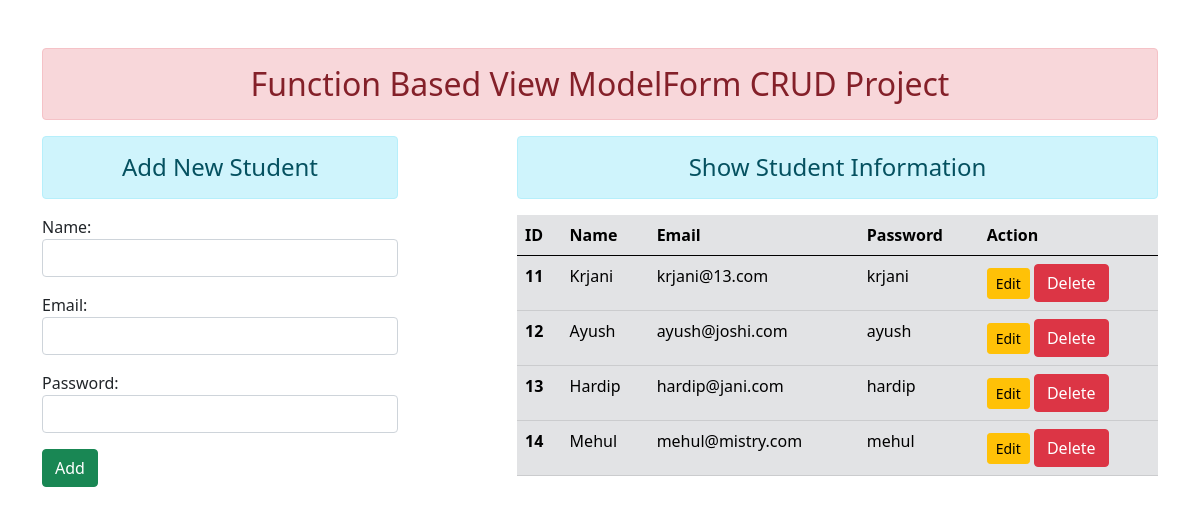
The page / on the database its author committed.
### enroll/models.py (models this page shows)
class User(models.Model):
    name = models.CharField(max_length=70)
    email = models.EmailField(max_length=100)
    password = models.CharField(max_length=100)

### enroll/views.py (the view)
# urls.py: path('', views.add_show,name="addandshow"),
def add_show(request):
    if request.method == 'POST':
        fm = Student(request.POST)
        if fm.is_valid():
            nm = fm.cleaned_data['name']
            em = fm.cleaned_data['email']
            pw = fm.cleaned_data['password']
            data = User(name=nm,email=em,password=pw)
            data.save()
            fm = Student()
    else:
        fm = Student()
    student = User.objects.all()
    return render(request,'enroll/addandshow.html',{'form':fm,'std':student})

### enroll/forms.py
class Student(forms.ModelForm):
    class Meta:
        model = User
        fields = ['name','email','password']
        widgets = {
            'name':forms.TextInput(attrs={'class':'form-control'}),
            'email':forms.EmailInput(attrs={'class':'form-control'}),
            'password':forms.PasswordInput(render_value=True,attrs={'class':'form-control'})
        }

### enroll/templates/enroll/addandshow.html (shortened to what this page needs)
{% extends 'enroll/base.html' %} {% block content %}
<div class="row">
  <div class="col-sm-4">
    <h4 class="text-center alert alert-info">Add New Student</h4>
    <form action="" method="POST">
      {% csrf_token %} {{form.as_p}}
      <input type="submit" value="Add" class="btn btn-success" />
    </form>
  </div>
  <div class="col-sm-7 offset-1">
    <h4 class="text-center alert alert-info">Show Student Information</h4>
    {% if std %}
    <table class="table table-secondary table-hover">
      <thead>
        <tr>
          <th scope="col">ID</th>
          <th scope="col">Name</th>
          <th scope="col">Email</th>
          <th scope="col">Password</th>
          <th scope="col">Action</th>
        </tr>
      </thead>
      <tbody>
        {% for stu in std %}
        <tr>
          <th scope="row">{{stu.id}}</th>
          <td>{{stu.name}}</td>
          <td>{{stu.email}}</td>
          <td>{{stu.password}}</td>
          <td>
            <a href="{% url 'update' stu.id %}" class="btn btn-warning btn-sm">Edit</a>
            <form action="{% url 'delete' stu.id %}" method="POST"
            class="d-inline">
            <input type="submit" value="Delete" class="btn btn-danger" />
            </form>
          </td>
        </tr>
        {% endfor %}
      </tbody>
    </table>
    {% else %}
    <h4 class="text-center alert alert-warning">No Records</h4>
    {% endif %}
  </div>
</div>
{% endblock content %}

### enroll/templates/enroll/base.html (shortened to what this page needs)
<!DOCTYPE html>
{% load static %}
<html lang="en">
  <head>
    <link rel="stylesheet" href="{% static 'enroll/css/bootstrap.css' %}" />
  </head>
  <body>
    <div class="container mt-5">
      <h2 class="text-center alert alert-danger">
        Function Based View ModelForm CRUD Project
      </h2>
      {% block content %} {% endblock content %}
    </div>
  </body>
</html>

### rows shown on the page
User: id "11", name "Krjani", email "krjani@13.com", password "krjani"
User: id "12", name "Ayush", email "ayush@joshi.com", password "ayush"
User: id "13", name "Hardip", email "hardip@jani.com", password "hardip"
User: id "14", name "Mehul", email "mehul@mistry.com", password "mehul"
